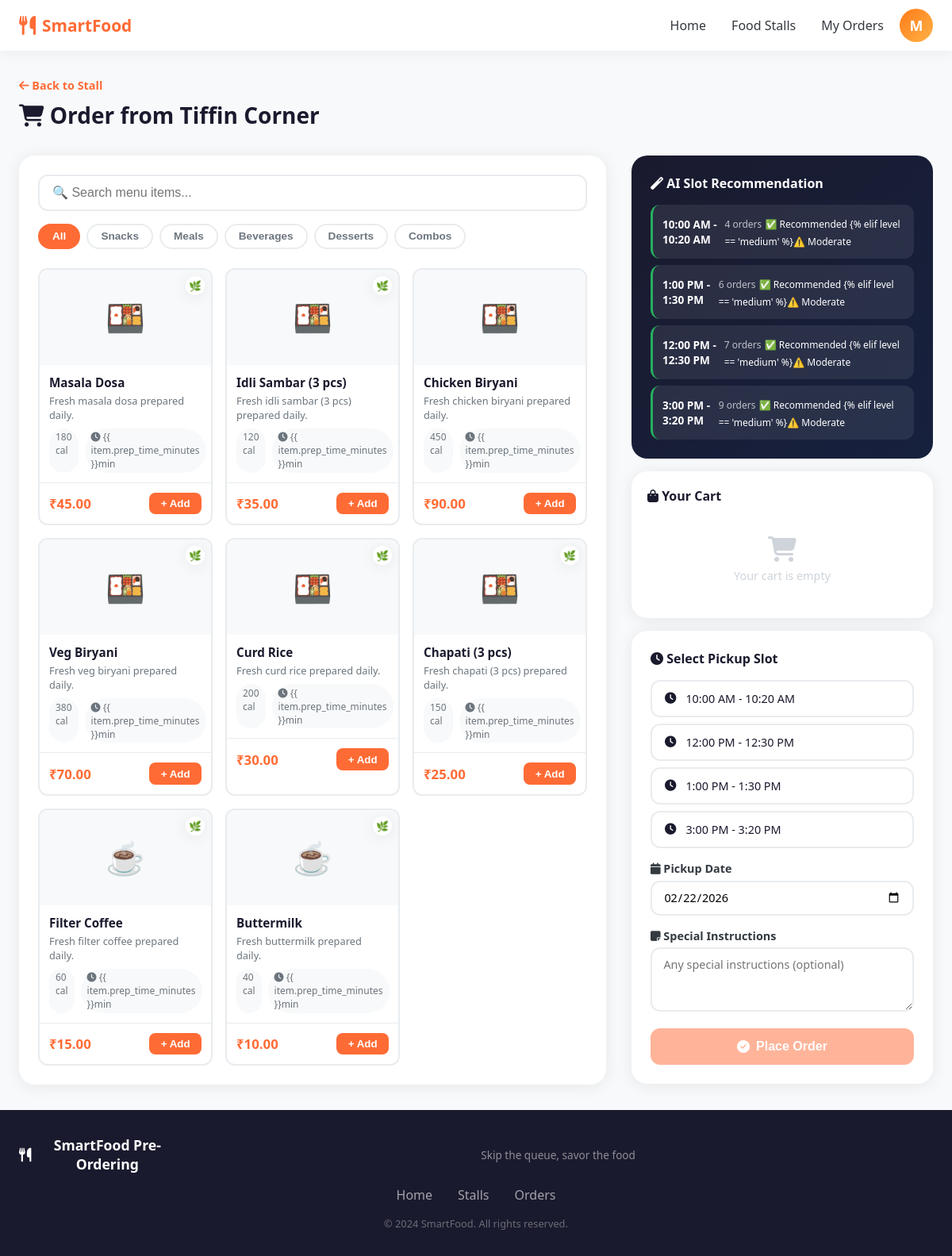
Screenshot of /order/stall/1/ (signed in) with the database file from the repository.
### apps/users/models.py (models this page shows, shortened)
class User(AbstractUser):
    ROLE_CHOICES = [
        ('student', 'Student'),
        ('admin', 'Admin'),
        ('stall_owner', 'Stall Owner'),
    ]
    role = models.CharField(max_length=20, choices=ROLE_CHOICES, default='student')
    student_id = models.CharField(max_length=20, blank=True, null=True, unique=True)
    phone = models.CharField(max_length=15, blank=True)
    profile_pic = models.ImageField(upload_to='profiles/', blank=True, null=True)
    class Meta:
        verbose_name = 'User'
        verbose_name_plural = 'Users'
    @property
    def is_stall_owner(self):
        return self.role == 'stall_owner'

### apps/stalls/models.py (models this page shows, shortened)
class FoodStall(models.Model):
    name = models.CharField(max_length=100)
    description = models.TextField(blank=True)
    owner = models.ForeignKey(User, on_delete=models.SET_NULL, null=True, related_name='stalls')
    image = models.ImageField(upload_to='stalls/', blank=True, null=True)
    location = models.CharField(max_length=200, blank=True)
    is_open = models.BooleanField(default=True)
    created_at = models.DateTimeField(auto_now_add=True)

class MenuItem(models.Model):
    CATEGORY_CHOICES = [
        ('snacks', 'Snacks'),
        ('meals', 'Meals'),
        ('beverages', 'Beverages'),
        ('desserts', 'Desserts'),
        ('combos', 'Combos'),
    ]
    stall = models.ForeignKey(FoodStall, on_delete=models.CASCADE, related_name='menu_items')
    name = models.CharField(max_length=100)
    description = models.TextField(blank=True)
    price = models.DecimalField(max_digits=8, decimal_places=2)
    category = models.CharField(max_length=20, choices=CATEGORY_CHOICES, default='snacks')
    image = models.ImageField(upload_to='menu_items/', blank=True, null=True)
    is_available = models.BooleanField(default=True)
    prep_time_minutes = models.IntegerField(default=10)
    calories = models.IntegerField(null=True, blank=True)
    is_vegetarian = models.BooleanField(default=False)
    created_at = models.DateTimeField(auto_now_add=True)

### apps/orders/views.py (the view)
# urls.py: path('order/stall/<int:stall_id>/', views.place_order, name='place_order'),
@login_required
def place_order(request, stall_id):
    stall = get_object_or_404(FoodStall, pk=stall_id, is_open=True)
    menu_items = stall.menu_items.filter(is_available=True)
    today = timezone.now().date()
    slot_recommendations = get_recommended_slot(stall_id, today)
    if request.method == 'POST':
        form = OrderForm(request.POST)
        cart_data = request.POST.get('cart_data', '[]')
        try:
            cart = json.loads(cart_data)
        except json.JSONDecodeError:
            cart = []
        if not cart:
            messages.error(request, 'Your cart is empty. Please add items.')
            return redirect('place_order', stall_id=stall_id)
        from decimal import Decimal
        from django.db import transaction
        if form.is_valid():
            with transaction.atomic():
                slot = form.cleaned_data['break_slot']
                pickup_date = form.cleaned_data['pickup_date']
                level, current_count = get_slot_congestion_level(stall_id, slot, pickup_date)
                if level == 'high':
                    messages.warning(request, f'The {slot} slot is very busy ({current_count} orders).')
                order = form.save(commit=False)
                order.user = request.user
                order.stall = stall
                order.status = 'pending'
                order.save()
                total = Decimal('0.00')
                for cart_item in cart:
                    try:
                        menu_item = MenuItem.objects.get(
                            pk=cart_item['id'],
                            stall=stall,
                            is_available=True
                        )
                        qty = int(cart_item.get('quantity', 1))
                        OrderItem.objects.create(
                            order=order,
                            menu_item=menu_item,
                            quantity=qty,
                            price_at_order=menu_item.price,
                            customization=cart_item.get('customization', '')
                        )
                        total += menu_item.price * qty
                    except (MenuItem.DoesNotExist, KeyError, ValueError):
                        continue
                if total == 0:
                    order.delete()
                    messages.error(request, "Invalid cart items.")
                    return redirect('place_order', stall_id=stall_id)
                order.total_amount = total
                order.save()
                messages.success(request, f'Order placed! Your token number is #{order.token_number}')
                return redirect('order_detail', pk=order.pk)
    else:
        form = OrderForm()
    context = {
        'stall': stall,
        'menu_items': menu_items,
        'form': form,
        'slot_recommendations': slot_recommendations,
        'break_slots': BREAK_SLOT_CHOICES,
    }
    return render(request, 'orders/place_order.html', context)

### apps/orders/forms.py (shortened to what this page needs)
class OrderForm(forms.ModelForm):
    break_slot = forms.ChoiceField(choices=BREAK_SLOT_CHOICES, widget=forms.RadioSelect)
    pickup_date = forms.DateField(
        widget=forms.DateInput(attrs={'type': 'date', 'min': timezone.now().date().isoformat()}),
        initial=timezone.now().date
    )
    special_instructions = forms.CharField(
        widget=forms.Textarea(attrs={'rows': 3, 'placeholder': 'Any special instructions (optional)'}),
        required=False
    )
    class Meta:
        model = Order
        fields = ['break_slot', 'pickup_date', 'special_instructions']

### apps/orders/ai_demand.py (called while the page is built)
def get_slot_congestion_level(stall_id, break_slot, pickup_date):
    from apps.orders.models import Order
    MAX_CAPACITY = 50  # configurable
    current_count = Order.objects.filter(
        stall_id=stall_id,
        break_slot=break_slot,
        pickup_date=pickup_date,
        status__in=['pending', 'confirmed', 'preparing']
    ).count()
    ratio = current_count / MAX_CAPACITY
    if ratio < 0.4:
        return 'low', current_count
    elif ratio < 0.75:
        return 'medium', current_count
    else:
        return 'high', current_count

def get_recommended_slot(stall_id, pickup_date):
    from apps.orders.models import BREAK_SLOT_CHOICES
    slot_loads = []
    for slot_value, slot_label in BREAK_SLOT_CHOICES:
        level, count = get_slot_congestion_level(stall_id, slot_value, pickup_date)
        slot_loads.append((slot_value, slot_label, level, count))
    slot_loads.sort(key=lambda x: x[3])
    return slot_loads

### templates/orders/place_order.html (shortened to what this page needs)
{% extends 'base/base.html' %} {% load static %}  {% block content %}
<div class="container order-page">
  <div class="order-header">
    <a href="{% url 'stall_detail' stall.pk %}" class="back-link"
      ><i class="fas fa-arrow-left"></i> Back to Stall</a
    >
    <h1><i class="fas fa-shopping-cart"></i> Order from {{ stall.name }}</h1>
  </div>
  <div class="order-layout">
    <div class="menu-section">
      <div class="menu-search">
        <input
          type="text"
          id="menuSearch"
          placeholder="🔍 Search menu items..."
          oninput="filterMenu(this.value)"
        />
      </div>
      <div class="category-tabs">
        <button class="cat-tab active" onclick="filterCategory('all', this)">
          All
        </button>
        <button class="cat-tab" onclick="filterCategory('snacks', this)">
          Snacks
        </button>
        <button class="cat-tab" onclick="filterCategory('meals', this)">
          Meals
        </button>
        <button class="cat-tab" onclick="filterCategory('beverages', this)">
          Beverages
        </button>
        <button class="cat-tab" onclick="filterCategory('desserts', this)">
          Desserts
        </button>
        <button class="cat-tab" onclick="filterCategory('combos', this)">
          Combos
        </button>
      </div>
      <div class="menu-grid" id="menuGrid">
        {% for item in menu_items %}
        <div
          class="menu-item-card"
          data-category="{{ item.category }}"
          data-name="{{ item.name|lower }}"
          data-id="{{ item.id }}"
        >
          <div class="menu-item-img">
            {% if item.image %}
            <img src="{{ item.image.url }}" alt="{{ item.name }}" />
            {% else %}
            <div class="menu-img-placeholder">
                {% if item.category == 'beverages' %}
                    ☕
                {% elif item.category == 'desserts' %}
                    🍰
                {% elif item.category == 'meals' %}
                    🍱
                {% elif item.category == 'combos' %}
                    🍽️
                {% else %}
                    🍿
                {% endif %}
            </div>
            {% endif %} {% if item.is_vegetarian %}
            <span class="veg-badge" title="Vegetarian">🌿</span>
            {% endif %}
          </div>
          <div class="menu-item-info">
            <h4>{{ item.name }}</h4>
            <p>{{ item.description|truncatechars:50 }}</p>
            <div class="menu-item-meta">
              {% if item.calories %}<span class="calorie-badge"
                >{{ item.calories }} cal</span
              >{% endif %}
              <span class="prep-badge"
                ><i class="fas fa-clock"></i> {{ item.prep_time_minutes
                }}min</span
              >
            </div>
          </div>
          <div class="menu-item-footer">
            <span class="menu-price">₹{{ item.price }}</span>
            <button
              class="btn-add"
              id="add-btn-{{ item.id }}"
              onclick="addToCart({{ item.id }}, '{{ item.name|escapejs }}', {{ item.price }})"
            >
              + Add
            </button>
          </div>
        </div>
        {% empty %}
        <div class="empty-state">
          <i class="fas fa-utensils"></i>
          <p>No menu items available right now.</p>
        </div>
        {% endfor %}
      </div>
    </div>
    <div class="cart-section">
      <div class="slot-recommendation">
        <h3><i class="fas fa-magic"></i> AI Slot Recommendation</h3>
        <div class="slot-recs">
          {% for slot_value, slot_label, level, count in slot_recommendations %}
          <div class="slot-rec-item slot-rec-{{ level }}">
            <div class="slot-rec-time">{{ slot_label }}</div>
            <div class="slot-rec-info">
              <span class="slot-rec-count">{{ count }} orders</span>
              <span class="slot-rec-level">
                {% if level == 'low' %}✅ Recommended {% elif level == 'medium'
                %}⚠️ Moderate {% else %}🔴 Very Busy{% endif %}
              </span>
            </div>
          </div>
          {% endfor %}
        </div>
      </div>
      <div class="cart-box">
        <h3><i class="fas fa-shopping-bag"></i> Your Cart</h3>
        <div id="cartItems" class="cart-items">
          <div class="cart-empty" id="cartEmpty">
            <i class="fas fa-shopping-cart"></i>
            <p>Your cart is empty</p>
          </div>
        </div>
      </div>
      <form method="post" id="orderForm" class="order-form">
        <h3><i class="fas fa-clock"></i> Select Pickup Slot</h3>
        <div class="slot-options">
          {% for slot_value, slot_label in form.break_slot.field.choices %}
          <label class="slot-option">
            <div class="slot-option-content">
              <i class="fas fa-clock"></i>
              <span>{{ slot_label }}</span>
            </div>
          </label>
          {% endfor %}
        </div>
        <div class="form-group">
          <label><i class="fas fa-calendar"></i> Pickup Date</label>
          {{ form.pickup_date }}
        </div>
        <div class="form-group">
          <label><i class="fas fa-sticky-note"></i> Special Instructions</label>
          {{ form.special_instructions }}
        </div>
        <button
          type="submit"
          class="btn btn-primary btn-full btn-large"
          id="placeOrderBtn"
          disabled
        >
          <i class="fas fa-check-circle"></i> Place Order
        </button>
      </form>
    </div>
  </div>
</div>
{% endblock %}

### templates/base/base.html (shortened to what this page needs)
<!doctype html>
<html lang="en">
  <head>
    {% load static %}
    <link rel="stylesheet" href="{% static 'css/main.css' %}" />
    <link
      rel="stylesheet"
      href="https://cdnjs.cloudflare.com/ajax/libs/font-awesome/6.4.0/css/all.min.css"
    />
  </head>
  <body class="{% block body_class %}{% endblock %}">
    <nav class="navbar">
      <div class="nav-container">
        <a href="{% url 'home' %}" class="nav-brand">
          <i class="fas fa-utensils"></i>
          <span>SmartFood</span>
        </a>
        <div class="nav-links">
          <a href="{% url 'home' %}" class="nav-link">Home</a>
          <a href="{% url 'stall_list' %}" class="nav-link">Food Stalls</a>
          {% if user.is_authenticated %}
          <a href="{% url 'my_orders' %}" class="nav-link">My Orders</a>
          <div class="user-menu" id="userMenu">
            <div class="avatar-circle" onclick="toggleDropdown()">
              {{ user.username|first|upper }}
            </div>
          </div>
          {% else %}
          <a href="{% url 'login' %}" class="btn btn-outline">Login</a>
          <a href="{% url 'register' %}" class="btn btn-primary">Register</a>
          {% endif %}
        </div>
      </div>
    </nav>
    <main class="main-content">{% block content %}{% endblock %}</main>
    <footer class="footer">
      <div class="footer-container">
        <div class="footer-brand">
          <i class="fas fa-utensils"></i>
          <strong>SmartFood Pre-Ordering</strong>
          <p>Skip the queue, savor the food</p>
        </div>
        <div class="footer-links">
          <a href="{% url 'home' %}">Home</a>
          <a href="{% url 'stall_list' %}">Stalls</a>
          {% if user.is_authenticated %}
          <a href="{% url 'my_orders' %}">Orders</a>
          {% endif %}
        </div>
        <p class="footer-copy">&copy; 2024 SmartFood. All rights reserved.</p>
      </div>
    </footer>
  </body>
</html>

### rows the page displays
User: username|first "M"
FoodStall: name "Tiffin Corner"
MenuItem: name "Masala Dosa", description "Fresh masala dosa prepared daily.", calories "180", price "45.00"
MenuItem: name "Idli Sambar (3 pcs)", description "Fresh idli sambar (3 pcs) prepared daily.", calories "120", price "35.00"
MenuItem: name "Chicken Biryani", description "Fresh chicken biryani prepared daily.", calories "450", price "90.00"
MenuItem: name "Veg Biryani", description "Fresh veg biryani prepared daily.", calories "380", price "70.00"
MenuItem: name "Curd Rice", description "Fresh curd rice prepared daily.", calories "200", price "30.00"
MenuItem: name "Chapati (3 pcs)", description "Fresh chapati (3 pcs) prepared daily.", calories "150", price "25.00"
MenuItem: name "Filter Coffee", description "Fresh filter coffee prepared daily.", calories "60", price "15.00"
MenuItem: name "Buttermilk", description "Fresh buttermilk prepared daily.", calories "40", price "10.00"

### other values shown
{{ slot_label }} "10:00 AM - 10:20 AM" "1:00 PM - 1:30 PM" "12:00 PM - 12:30 PM" "3:00 PM - 3:20 PM"
{{ count }} "4" "6" "7" "9"
{{ slot_label }} "10:00 AM - 10:20 AM" "12:00 PM - 12:30 PM" "1:00 PM - 1:30 PM" "3:00 PM - 3:20 PM"
